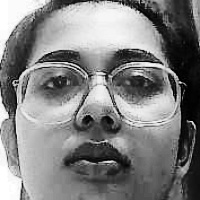
#> input picture dataset/User.1.1.jpg, 200 x 200 px, found by its file name; its folder holds only this picture in this run
$ python 02_face_training.py
#> lines starting #> are read from the running program, lines starting #| are printed output that depends on the picture
import cv2
import numpy as np
from PIL import Image
import os

# Path for face image database
dataset_path = 'dataset'
trainer_path = 'trainer'

recognizer = cv2.face.LBPHFaceRecognizer_create()
detector = cv2.CascadeClassifier(cv2.data.haarcascades + 'haarcascade_frontalface_default.xml')

def getImagesAndLabels(path):
#> called with path = 'dataset'
    imagePaths = [os.path.join(path, f) for f in os.listdir(path) if f.endswith('.jpg')]
    faceSamples = []
    ids = []

    for imagePath in imagePaths:
        try:
            PIL_img = Image.open(imagePath).convert('L')
#> PIL_img is the input picture: PIL image 200x200 L; min 0, max 255, mean 128.7
            img_numpy = np.array(PIL_img, 'uint8')
            id = int(os.path.split(imagePath)[-1].split(".")[1])

            faces = detector.detectMultiScale(img_numpy)
#> faces = [[11, 11, 175, 175]]
            for (x, y, w, h) in faces:
                face = img_numpy[y:y+h, x:x+w]
                face = cv2.resize(face, (200, 200))  # Resize for consistency
                faceSamples.append(face)
                ids.append(id)
#> this loop made 1 pass
#> pass 1, in getImagesAndLabels, `face = img_numpy[y:y+h, x:x+w]`:
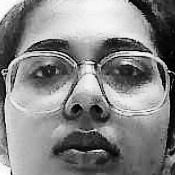
#> face: shape (175, 175); min 0, max 255, mean 133
#> pass 1, in getImagesAndLabels, `face = cv2.resize(face, (200, 200))`:
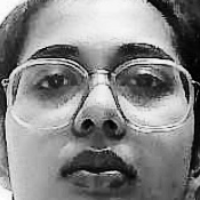
#> face: shape (200, 200); min 0, max 255, mean 132.9
#> after the loop, faceSamples = 1 item; ids = [1]
        except Exception as e:
            print(f"[WARNING] Skipping {imagePath}: {e}")

    return faceSamples, ids

print("\n[INFO] Training faces. Please wait...")
faces, ids = getImagesAndLabels(dataset_path)
#> faces = 1 item; ids = [1]
recognizer.train(faces, np.array(ids))

# Save model
if not os.path.exists(trainer_path):
    os.makedirs(trainer_path)

recognizer.write(os.path.join(trainer_path, 'trainer.yml'))
print(f"\n[INFO] {len(np.unique(ids))} unique face(s) trained. Model saved to {trainer_path}/trainer.yml.")
#| [INFO] 1 unique face(s) trained. Model saved to trainer/trainer.yml.
